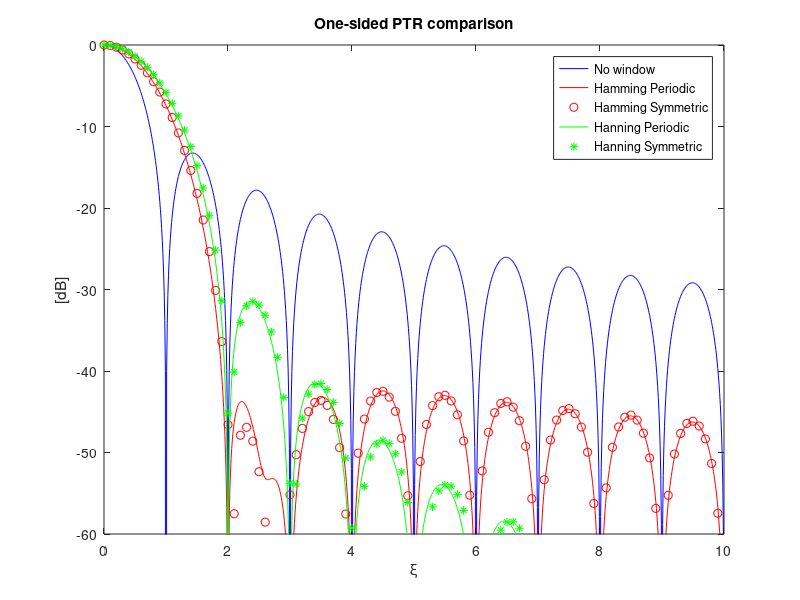
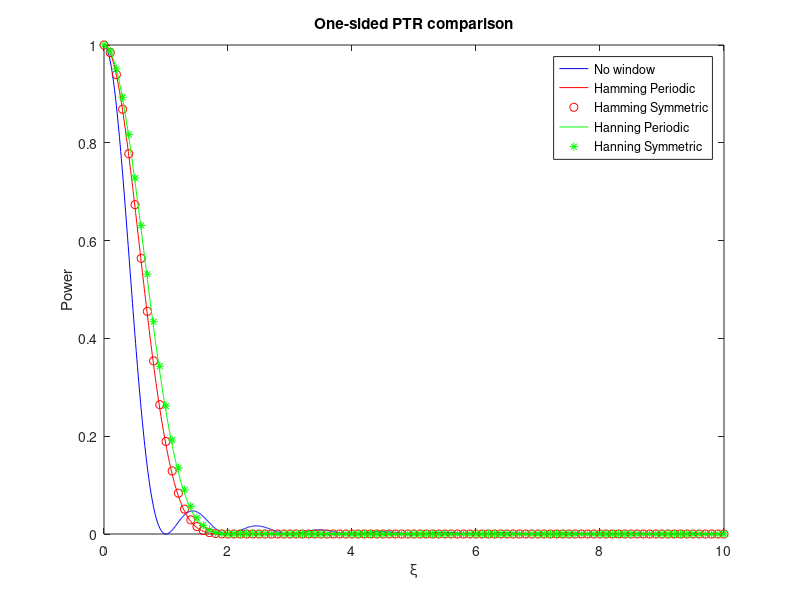

Reproduce these figures in MATLAB, in order. (Note: this script raises an error after producing the figures.)
function checking_sinc_Gauss
% set fitting option
close all;
clear all;
file_ext='.eps';
print_file='-depsc';
res_fig='-r300';
path_results='C:\Users\eduard.makhoul\isardSAT\projects\Sentinel-6\documentation\WPs\WP5000\ATBD_retracker\Review_retracker\figures\'
normalized_window_active =1;
options     =   optimset('Algorithm', 'levenberg-marquardt','Display','off');
fit_params_init_onesided=[0.75,0.25]; %amplitude and
%fit_params_init=[1.0,64*64/2,0.5]; %amplitude and
%% -------------- PTR description as per Chris paper ----------------------
% A one-sided Gaussian/PTR description
N=64; %number of pulses 
%N_bis=512;
m=(1-N/2):1:N/2;
%m_bis=(1-N_bis/2):1:N_bis/2;
%w_boxcar_bis=ones(1,N_bis);
%Gamma^2(xsi)=A_gexp(-xsi^2/(2*sigma_g^2))
xsi=0:1e-2:10; %range as defined by Chris in Fig.4 0 to 2; frequency components (oversampling)
w_boxcar=ones(1,N);
%w_hamming=0.54-0.46*cos(2*pi*(m-N/2)/(N));
%w_hanning=0.5*(1.0-cos(2*pi*(m-N/2)/(N)));
w_hamming=hamming(N,'periodic').';
w_hanning=hann(N,'periodic').';
w_hamming_sym=hamming(N,'symmetric').';
w_hanning_sym=hann(N,'symmetric').';


gamma_boxcar=zeros(1,length(xsi));
gamma_hamming=zeros(1,length(xsi));
gamma_hanning=zeros(1,length(xsi));
gamma_hamming_sym=zeros(1,length(xsi));
gamma_hanning_sym=zeros(1,length(xsi));
for i_xsi=1:length(xsi)
    gamma_boxcar(i_xsi)=abs(1/N*sum(w_boxcar.*exp(1i*2*pi*xsi(i_xsi)*m/N)));
    %gamma_boxcar_bis(i_xsi)=abs(1/N_bis*sum(w_boxcar_bis.*exp(1i*2*pi*xsi(i_xsi)*m_bis/N_bis)));
    gamma_hamming(i_xsi)=abs(1/N*sum(w_hamming.*exp(1i*2*pi*xsi(i_xsi)*m/N)));    
    gamma_hanning(i_xsi)=abs(1/N*sum(w_hanning.*exp(1i*2*pi*xsi(i_xsi)*m/N)));    
    gamma_hamming_sym(i_xsi)=abs(1/N*sum(w_hamming_sym.*exp(1i*2*pi*xsi(i_xsi)*m/N)));    
    gamma_hanning_sym(i_xsi)=abs(1/N*sum(w_hanning_sym.*exp(1i*2*pi*xsi(i_xsi)*m/N))); 
end

if normalized_window_active
    gamma_hamming=gamma_hamming./(mean(w_hamming));
    gamma_hanning=gamma_hanning./(mean(w_hanning));
    gamma_hamming_sym=gamma_hamming_sym./(mean(w_hamming_sym));
    gamma_hanning_sym=gamma_hanning_sym./(mean(w_hanning_sym));
end

% figure;
% title('One-sided PTR comparison')
% plot(xsi,gamma_boxcar.^2,'-b');
% hold on;
% plot(xsi,gamma_hamming.^2,'--r');
% plot(xsi,gamma_hanning.^2,'.-g');
% legend('Boxcar','Hamming','Hanning')
% 
% figure;
% title('One-sided PTR comparison')
% plot(xsi,20*log10(gamma_boxcar),'-b');
% axis([0,10,-60,0]);
% hold on;
% plot(xsi,20*log10(gamma_hamming),'--r');
% plot(xsi,20*log10(gamma_hamming_sym),'.-g');
% legend('Boxcar','Periodic','Symmetric')
% ylabel('[dB]')

% figure;
% title('One-sided PTR comparison')
% plot(xsi,20*log10(gamma_boxcar),'-b');
% axis([0,10,-60,0]);
% hold on;
% plot(xsi,20*log10(gamma_hanning),'--r');
% plot(xsi,20*log10(gamma_hanning_sym),'.-g');
% legend('Boxcar','Periodic','Symmetric')
% ylabel('[dB]')


figure;
plot(xsi,(gamma_boxcar.^2),'-b');
ylim([0,1]);
title('One-sided PTR comparison')
xlabel('\xi');
ylabel('Power')
hold on;
plot(xsi,(gamma_hamming.^2),'-r');
plot(xsi(1:10:end),(gamma_hamming_sym(1:10:end).^2),'or');
plot(xsi,(gamma_hanning).^2,'-g');
plot(xsi(1:10:end),(gamma_hanning_sym(1:10:end).^2),'*g');
legend('No window','Hamming Periodic','Hamming Symmetric','Hanning Periodic','Hanning Symmetric')




figure;
plot(xsi,20*log10(gamma_boxcar),'-b');
ylim([-60,0]);
title('One-sided PTR comparison')
xlabel('\xi');
ylabel('[dB]')
hold on;
plot(xsi,20*log10(gamma_hamming),'-r');
plot(xsi(1:10:end),20*log10(gamma_hamming_sym(1:10:end)),'or');
plot(xsi,20*log10(gamma_hanning),'-g');
plot(xsi(1:10:end),20*log10(gamma_hanning_sym(1:10:end)),'*g');
legend('No window','Hamming Periodic','Hamming Symmetric','Hanning Periodic','Hanning Symmetric')
print(print_file,res_fig,strcat(path_results,'one_sided_PTRs',file_ext))

%fitting
function Gauss_func=gaussian_one_sided(params_g,x)
    Gauss_func=params_g(1)*exp(-(x).^2/(2.0*(params_g(2)).^2));
end

%fitting to a Gaussian
%lsq
mpfun=@(params_g,x)gaussian_one_sided(params_g,x);

%% -------------------------- No window --------------------------------------
%--------------------------------------------------------------------------
%lsq minimization
params_g_boxcar_lsq =   lsqcurvefit (mpfun,fit_params_init_onesided,xsi,...
                    gamma_boxcar.^2,[ ],[ ],options);                                                
Gauss_approx_boxcar_lsq=gaussian_one_sided(params_g_boxcar_lsq,xsi);                
rmse_gauss_boxcar_lsq=sqrt(mean((gamma_boxcar.^2-Gauss_approx_boxcar_lsq).^2));

%fmin minimization
fminfun=@(fit_params)sum((gaussian_one_sided(fit_params,xsi)-gamma_boxcar.^2).^2);
params_g_boxcar_fmin=fminsearchbnd (fminfun,fit_params_init_onesided);
Gauss_approx_boxcar_fmin=gaussian_one_sided(params_g_boxcar_fmin,xsi);                
rmse_gauss_boxcar_fmin=sqrt(mean((gamma_boxcar.^2-Gauss_approx_boxcar_fmin).^2));

% %minimization with constrains (same 3dB width as boxcar)
% function Gauss_func=gaussian_one_sided_const(params_g,x,x_ref,y_ref)
%     Gauss_func=params_g(1)*exp(-(x).^2/(2.0*(params_g(2)).^2));
%     for i_ref=1:length(x_ref)
%         ref_idx=find(x==x_ref(i_ref), 1);
%         if ~isempty(ref_idx)
%             Gauss_func(ref_idx)=y_ref(i_ref);
%         end
%     end
% end
% idx_3dB=find(10*log10(gamma_boxcar.^2) <= (max(10*log10(gamma_boxcar.^2))-3.0));
% b_const=gamma_boxcar(idx_3dB(1)).^2;
% fminfun=@(fit_params)sum((gaussian_one_sided_const(fit_params,xsi,[0,idx_3dB(1)],[1,b_const])-gamma_boxcar.^2).^2);
% params_g_boxcar_fmin_const=fmincon(fminfun,fit_params_init_onesided);
% Gauss_approx_boxcar_fmin_const=gaussian_one_sided(params_g_boxcar_fmin_const,xsi);                
% rmse_gauss_boxcar_fmin_const=sqrt(mean((gamma_boxcar.^2-Gauss_approx_boxcar_fmin_const).^2));

figure; 
plot(xsi,(gamma_boxcar.^2),'-b');
hold on; plot(xsi,Gauss_approx_boxcar_lsq,'--r');
% plot(xsi,Gauss_approx_boxcar_fmin,'.-g');
% plot(xsi,Gauss_approx_boxcar_fmin_const,':m');
title('PTR power gaussian approximation (No window)')
xlabel('\xi'); ylabel('Power');
text(0.5,0.85*max(gamma_boxcar.^2),strcat('RMSE (lsq) = ',num2str(rmse_gauss_boxcar_lsq)))
text(1.5,0.55*max(gamma_boxcar.^2),{strcat('A (lsq) = ',num2str(params_g_boxcar_lsq(1))),strcat('\sigma (lsq) = ',num2str(params_g_boxcar_lsq(2)))},'Interpreter','Tex')
%text(0.5,0.75*max(gamma_boxcar.^2),strcat('RMSE (fmin) = ',num2str(rmse_gauss_boxcar_fmin)))
% text(1.5,0.35*max(gamma_boxcar.^2),{strcat('A (fmin) = ',num2str(params_g_boxcar_fmin(1))),strcat('\sigma (fmin) = ',num2str(params_g_boxcar_fmin(2)))},'Interpreter','Tex')
% text(0.5,0.65*max(gamma_boxcar.^2),strcat('RMSE (fmin-const) = ',num2str(rmse_gauss_boxcar_fmin_const)))
% text(1.5,0.15*max(gamma_boxcar.^2),{strcat('A (fmin-const) = ',num2str(params_g_boxcar_fmin_const(1))),strcat('\sigma (fmin-const) = ',num2str(params_g_boxcar_fmin_const(2)))},'Interpreter','Tex')
%legend('PTR boxcar','Gaussian approx (lsq)','Gaussian approx (fmin)','Gaussian approx (fmin-constrains 3dB)');
legend('PTR boxcar','Gaussian approx (lsq)');
print(print_file,res_fig,strcat(path_results,'PTR_gauss_fit_no_window',file_ext))

figure; 
plot(xsi,Gauss_approx_boxcar_lsq-gamma_boxcar.^2,'--r');
hold on;
ylim([-0.06,0.06]);
%plot(xsi,Gauss_approx_boxcar_fmin-gamma_boxcar.^2,'.-g');
% plot(xsi,Gauss_approx_boxcar_fmin_const-gamma_boxcar.^2,':m');
title('Error caused by Gaussian approximation (No window)')
xlabel('\xi'); ylabel('Power');
%legend('Gaussian approx (lsq)','Gaussian approx (fmin)','Gaussian approx (fmin-constrains 3dB)');
%legend('PTR boxcar','Gaussian approx (lsq)');
print(print_file,res_fig,strcat(path_results,'PTR_gauss_fit_no_window_error',file_ext))



%% ------------------------ Hamming ---------------------------------------
%--------------------------------------------------------------------------
%lsq
params_g_hamming_lsq =   lsqcurvefit (mpfun,fit_params_init_onesided,xsi,...
                    gamma_hamming.^2,[ ],[ ],options);
                
Gauss_approx_hamm_lsq=gaussian_one_sided(params_g_hamming_lsq,xsi);
rmse_gauss_hamm_lsq=sqrt(mean((gamma_hamming.^2-Gauss_approx_hamm_lsq).^2));

%fmin minimization
fminfun=@(fit_params)sum((gaussian_one_sided(fit_params,xsi)-gamma_hamming.^2).^2);
params_g_hamming_fmin=fminsearchbnd (fminfun,fit_params_init_onesided);
Gauss_approx_hamm_fmin=gaussian_one_sided(params_g_hamming_fmin,xsi);                
rmse_gauss_hamm_fmin=sqrt(mean((gamma_hamming.^2-Gauss_approx_hamm_fmin).^2));


figure;
plot(xsi,(gamma_hamming.^2),'-b');
hold on; plot(xsi,Gauss_approx_hamm_lsq,'--r')
% plot(xsi,Gauss_approx_hamm_fmin,'.-g');
title('PTR power gaussian approximation (Hamming window)')
xlabel('\xi'); ylabel('Power');
text(0.5,0.65*max(gamma_hamming.^2),strcat('RMSE (lsq) = ',num2str(rmse_gauss_hamm_lsq)))
text(1.5,0.3*max(gamma_hamming.^2),{strcat('A (lsq) = ',num2str(params_g_hamming_lsq(1))),strcat('\sigma (lsq) = ',num2str(params_g_hamming_lsq(2)))},'Interpreter','Tex')
% text(0.5,0.5*max(gamma_hamming.^2),strcat('RMSE (fmin) = ',num2str(rmse_gauss_hamm_fmin)))
% text(1.5,0.15*max(gamma_hamming.^2),{strcat('A (fmin) = ',num2str(params_g_hamming_fmin(1))),strcat('\sigma (fmin) = ',num2str(params_g_hamming_fmin(2)))},'Interpreter','Tex')
%legend('PTR Hamming','Gaussian approx (lsq)','Gaussian approx (fmin)');
legend('PTR Hamming','Gaussian approx (lsq)');
print(print_file,res_fig,strcat(path_results,'PTR_gauss_fit_Hamm',file_ext))

figure; 
plot(xsi,Gauss_approx_hamm_lsq-gamma_hamming.^2,'--r');
hold on;
ylim([-0.06,0.06])
% plot(xsi,Gauss_approx_hamm_fmin-gamma_hamming.^2,'.-g');
title('Error caused by Gaussian approximation (Hamming window)')
xlabel('\xi'); ylabel('Power');
%legend('Gaussian approx (lsq)','Gaussian approx (fmin)');
%legend('PTR Hamming','Gaussian approx (lsq)');
print(print_file,res_fig,strcat(path_results,'PTR_gauss_fit_Hamm_error',file_ext))
                              
%% ------------------------ Hanning ---------------------------------------
%--------------------------------------------------------------------------
%lsq                
params_g_hanning_lsq =   lsqcurvefit (mpfun,fit_params_init_onesided,xsi,...
                    gamma_hanning.^2,[ ],[ ],options);
Gauss_approx_hann_lsq=gaussian_one_sided(params_g_hanning_lsq,xsi);
rmse_gauss_hann_lsq=sqrt(mean((gamma_hanning.^2-Gauss_approx_hann_lsq).^2));

%fmin minimization
fminfun=@(fit_params)sum((gaussian_one_sided(fit_params,xsi)-gamma_hanning.^2).^2);
params_g_hanning_fmin=fminsearchbnd (fminfun,fit_params_init_onesided);
Gauss_approx_hann_fmin=gaussian_one_sided(params_g_hanning_fmin,xsi);                
rmse_gauss_hann_fmin=sqrt(mean((gamma_hanning.^2-Gauss_approx_hann_fmin).^2));

figure; 
plot(xsi,(gamma_hanning.^2),'-b');
hold on; plot(xsi,Gauss_approx_hann_lsq,'--r')
%plot(xsi,Gauss_approx_hann_fmin,'.-g');
title('PTR power gaussian approximation (Hanning window)')
xlabel('\xi'); ylabel('Power');
text(0.5,0.65*max(gamma_hanning.^2),strcat('RMSE (lsq) = ',num2str(rmse_gauss_hann_lsq)))
text(1.5,0.3*max(gamma_hanning.^2),{strcat('A (lsq) = ',num2str(params_g_hanning_lsq(1))),strcat('\sigma (lsq) = ',num2str(params_g_hanning_lsq(2)))},'Interpreter','Tex')
% text(0.5,0.5*max(gamma_hanning.^2),strcat('RMSE (fmin) = ',num2str(rmse_gauss_hann_fmin)))
% text(1.5,0.15*max(gamma_hanning.^2),{strcat('A (fmin) = ',num2str(params_g_hanning_fmin(1))),strcat('\sigma (fmin) = ',num2str(params_g_hanning_fmin(2)))},'Interpreter','Tex')
%legend('PTR Hanning','Gaussian approx (lsq)','Gaussian approx (fmin)');
legend('PTR Hanning','Gaussian approx (lsq)');
print(print_file,res_fig,strcat(path_results,'PTR_gauss_fit_Hann',file_ext))

figure; 
plot(xsi,Gauss_approx_hann_lsq-gamma_hanning.^2,'--r');
ylim([-0.06,0.06]);
%hold on;
%plot(xsi,Gauss_approx_hann_fmin-gamma_hanning.^2,'.-g');
title('Error caused by Gaussian approximation (Hanning window)')
xlabel('\xi'); ylabel('Power');
%legend('Gaussian approx (lsq)','Gaussian approx (fmin)');
%legend('PTR Hanning','Gaussian approx (lsq)');
print(print_file,res_fig,strcat(path_results,'PTR_gauss_fit_Hann_error',file_ext))

disp('end');
% figure; 
% plot(20*log10(gamma_boxcar),'-b');
% axis([1,N,-60,0])
% hold on;
% plot(20*log10(gamma_hamming),'--r');
% plot(20*log10(gamma_hanning),'og');
% ylabel('[dB]');

% %% -------------- PTR from FFT processing point view ----------------------
% %along-track: burst information
% %definition 
% N_pulses=64;
% burst=ones(1,N_pulses);
% hamming_w=hamming(N_pulses+1); hamming_w=hamming_w(2:end).';
% hanning_w=hanning(N_pulses+1); hanning_w=hanning_w(2:end).';
% ZP_along_track=64; %oversampling factor to allow a better visualization/fitting
% 
% PTR_boxcar=fftshift(abs(1.0/sqrt(ZP_along_track*N_pulses).*fft(burst,ZP_along_track*N_pulses)));
% PTR_hamming=fftshift(abs(1.0/sqrt(ZP_along_track*N_pulses).*fft(burst.*hamming_w,ZP_along_track*N_pulses)));
% PTR_hanning=fftshift(abs(1.0/sqrt(ZP_along_track*N_pulses).*fft(burst.*hanning_w,ZP_along_track*N_pulses)));
% 
% 
% figure; 
% title('PTR power (non-normalized windows)');
% plot((PTR_boxcar.^2),'-b');
% hold on;
% plot((PTR_hamming.^2),'--r');
% plot((PTR_hanning.^2),'.-g');
% ylabel('Power');
% legend('No window','Hamming','Hanning');
% 
%                 
% function Gauss_func=gaussian_descriptor(params_g,x)
%     Gauss_func=params_g(1)*exp(-(x-params_g(2)).^2/(2.0*(params_g(3)).^2));
% end
% 
% %fitting to a Gaussian
% x=1:1:ZP_along_track*N_pulses;
% mpfun=@(params_g,x)gaussian_descriptor(params_g,x);
% params_g_boxcar =   lsqcurvefit (mpfun,fit_params_init,x,...
%                     PTR_boxcar.^2,[ ],[ ],options);
%                 
% figure; 
% title('PTR power gaussian approximation (boxcar window)')
% plot((PTR_boxcar.^2),'-b');
% axis([1600,2500,0.0,1.05])
% Gauss_approx_boxcar=gaussian_descriptor(params_g_boxcar,x);
% hold on; plot(Gauss_approx_boxcar,'--r')
% legend('PTR boxcar','Gaussian approx');
% 
% params_g_hamming =   lsqcurvefit (mpfun,fit_params_init,x,...
%                     PTR_hamming.^2,[ ],[ ],options);
% figure; 
% title('PTR power gaussian approximation (Hamming window)')
% plot((PTR_hamming.^2),'-b');
% axis([1600,2500,0.0,1.5])
% Gauss_approx_hamm=gaussian_descriptor(params_g_hamming,x);
% hold on; plot(Gauss_approx_hamm,'--r')
% legend('PTR Hamming','Gaussian approx');
%                               
%                 
% params_g_hanning =   lsqcurvefit (mpfun,fit_params_init,x,...
%                     PTR_hanning.^2,[ ],[ ],options);
% figure; 
% title('PTR power gaussian approximation (Hanning window)')
% plot((PTR_hanning.^2),'-b');
% axis([1600,2500,0.0,1.5])
% Gauss_approx_hann=gaussian_descriptor(params_g_hanning,x);
% hold on; plot(Gauss_approx_hann,'--r')
% legend('PTR Hanning','Gaussian approx');

                


end




